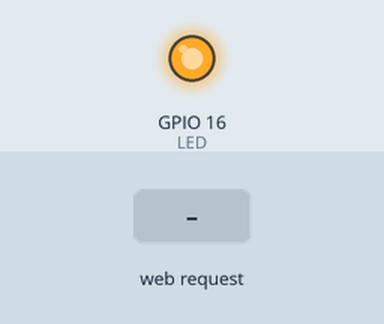
The sketch below on a simulated ESP8266 (NodeMCU). Shown: output pins drawn as LEDs (lit = HIGH). The inputs (shaded band) are chosen by the test bench. WiFi joins after 1.5 s; servers stay silent unless stated; what the sketch prints to the serial monitor is not drawn.

Above: at 3.2 s.
3.3 s: HTTP request GET /LED=OFF received
At 4.1 s:
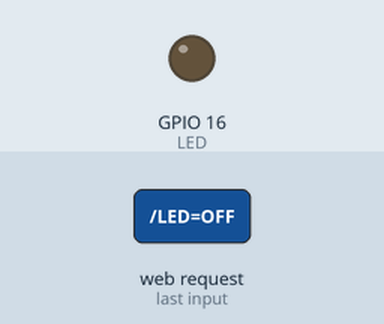
4.8 s: HTTP request GET /LED=ON received
At 5.3 s:
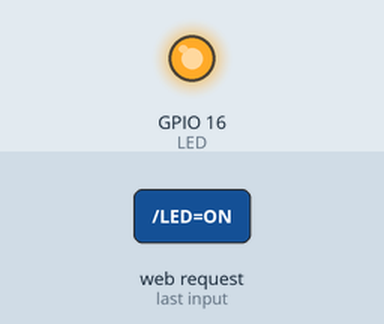
Timing chart, 0 to 7.8 s (numbered marks = the images above; inputs shaded):
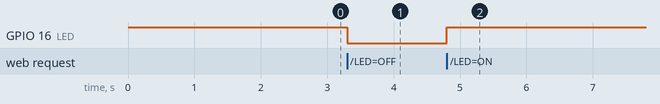

The sketch:

Led_control_using_web_server.ino
```cpp
#include<ESP8266WiFi.h>
const char *ssid="view10";
const char *password="12312312333";
int LED=16;
WiFiServer server(80);
void setup()
{
  Serial.begin(115200);
  pinMode(LED,OUTPUT);
  digitalWrite(LED,HIGH);
  WiFi.begin(ssid,password);
  while(WiFi.status()!=WL_CONNECTED)
  {
    delay(1000);
  }
  Serial.println(WiFi.localIP());
  server.begin();
}
void loop()
{
  WiFiClient client=server.available();
  if(!client)
  {
    return;
  }
  while(!client.available())
  {
    delay(1);
  }
  String input=client.readStringUntil('\r');
  client.flush();
  char state=LOW;
  if(input.indexOf("/LED=ON")!=-1)
  {
    digitalWrite(LED,HIGH);
    state=HIGH;
  }
  if(input.indexOf("/LED=OFF") != -1)
  {
    digitalWrite(LED, LOW);
    state=LOW;
  }
String HEAD="<!DOCTYPE html><html><head><title>LED Controll</title><style type=\"text/css\">*{margin:10px;background-color: black;color: white;font-family: cursive;text-align: center;}.button1{margin: 10px;width: 100px;height: 50px;background-color: green;color: black;font-weight: bold;}.button2{margin: 10px;width: 100px;height: 50px;background-color: red;color: black;font-weight: bold;}.button1:hover{background-color: yellow;}.button2:hover{background-color: yellow;}</style></head>";
String BODY1="<body><h1>LED CONTROLL</h1>";
String BODY2="<p>LED IS</p>";
String BODY3="<a class=\"link\" href=\"/LED=ON\"\"><button class=\"button1\">ON</button></a><a class=\"link\" href=\"/LED=OFF\"\"><button class=\"button2\">OFF</button></a></body></html>";
client.println(HEAD);
client.println(BODY1);
client.print(BODY2);
client.print("<h1>");
  if(state == HIGH)
  {
    client.println("ON");
  }
  else
  {
    client.println("OFF");
  }
 client.print("<\h1>");
client.println(BODY3);
  delay(1);
}
```

Measured:
- after the input at 3.3 s, GPIO 16 (LED): HIGH → LOW at once
- after the input at 4.8 s, GPIO 16 (LED): LOW → HIGH at once
